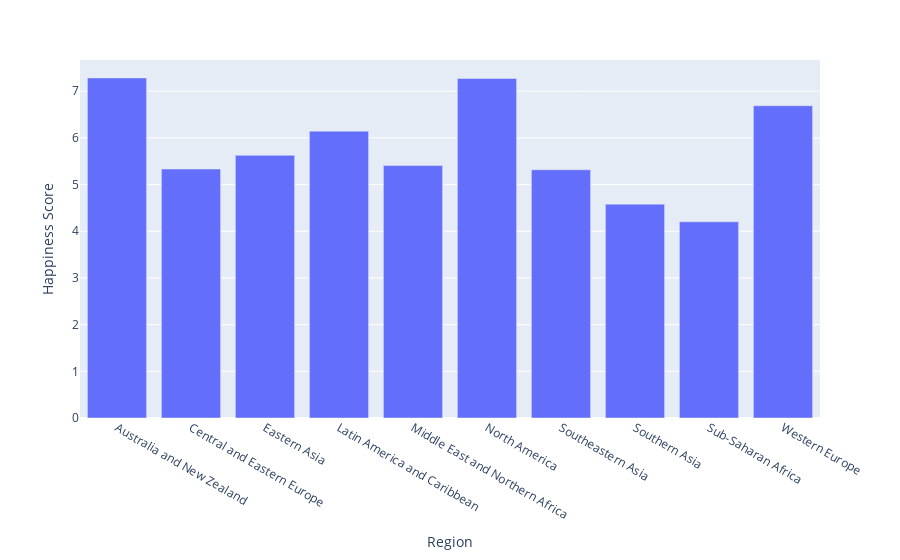

Here is the notebook cell this chart was saved with:
### Markdown cell above
**Happiness Score of regions**

### Code cell
region=data.groupby(by=["Region"]).mean()

plt.figure(figsize=(6, 3))  
fig = px.bar(data_frame=region, 
             x=region.index, y=region['Happiness Score'])
fig.show();

### Figure 1 — Plotly figure (JSON) as saved in the notebook; plotly's stock layout.template omitted (floating-point values rounded to 4 significant figures)
{"data": [{"alignmentgroup": "True", "hovertemplate": "Region=%{x}<br>Happiness Score=%{y}<extra></extra>", "legendgroup": "", "marker": {"color": "#636efa"}, "name": "", "offsetgroup": "", "orientation": "v", "showlegend": false, "textposition": "auto", "type": "bar", "x": ["Australia and New Zealand", "Central and Eastern Europe", "Eastern Asia", "Latin America and Caribbean", "Middle East and Northern Africa", "North America", "Southeastern Asia", "Southern Asia", "Sub-Saharan Africa", "Western Europe"], "xaxis": "x", "y": [7.285, 5.333, 5.626, 6.145, 5.407, 7.273, 5.317, 4.581, 4.203, 6.69], "yaxis": "y"}], "layout": {"autosize": true, "barmode": "relative", "legend": {"tracegroupgap": 0}, "margin": {"t": 60}, "xaxis": {"anchor": "y", "autorange": true, "domain": [0, 1], "range": [-0.5, 9.5], "title": {"text": "Region"}, "type": "category"}, "yaxis": {"anchor": "x", "autorange": true, "domain": [0, 1], "range": [0, 7.668], "title": {"text": "Happiness Score"}, "type": "linear"}}}
